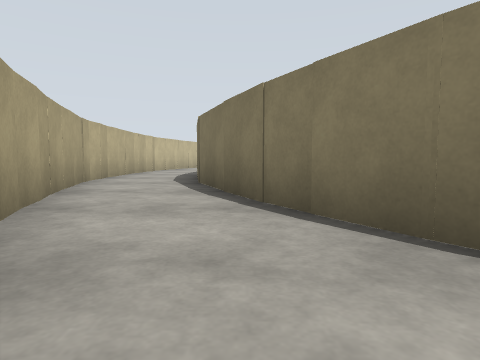
view 1 (above)

19 first-person views from a walk through a world built for the Gazebo simulator. The camera is 0.94 m above the floor, tilts 4° down and sees 75° across. The floor is counted in squares, 2 m on a side. Each view is taken from the middle of a square. On the plan, view 1 faces up. The plan holds only what a view shows up to about 9 squares ahead; the rest is blank. The place goes on beyond the plan.

view 2
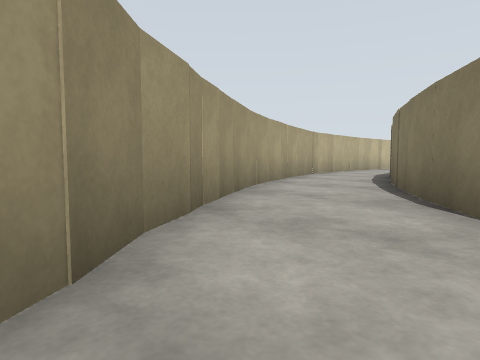

view 3
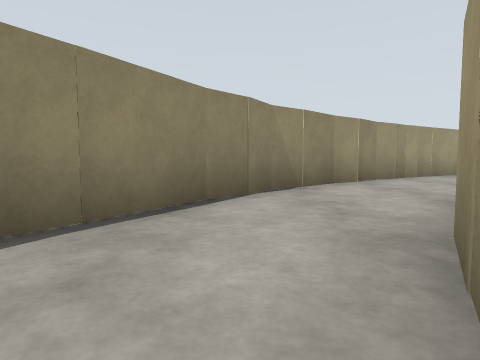

view 4
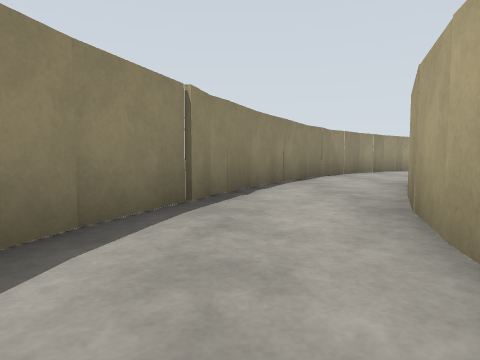

view 5
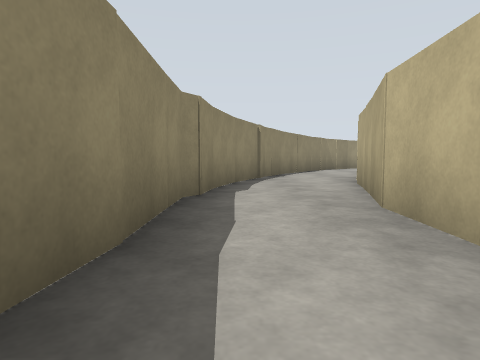

view 6
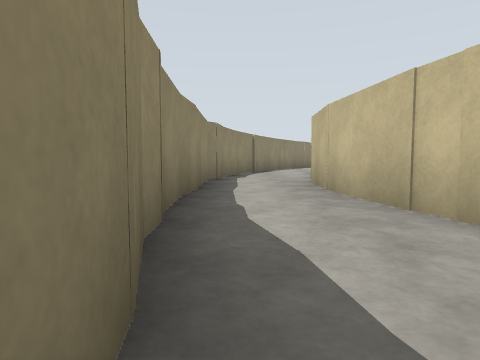

view 7
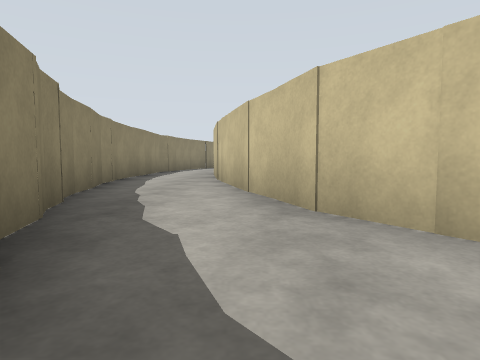

view 8
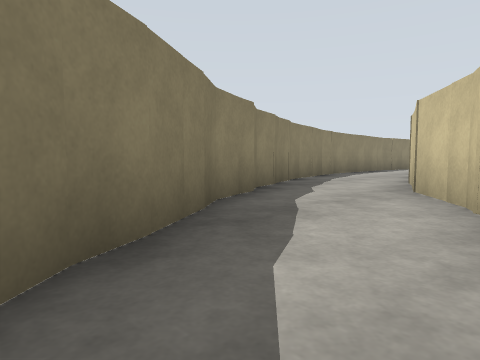

view 9
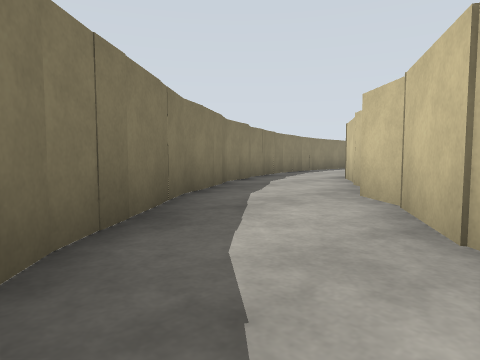

view 10
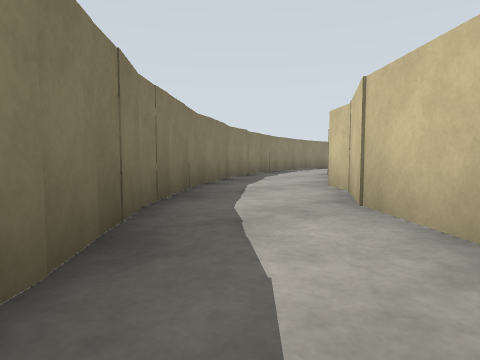

view 11
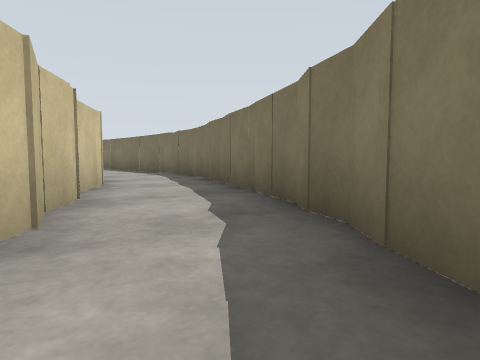

view 12
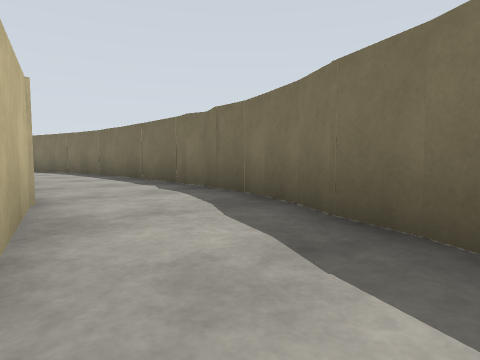

view 13
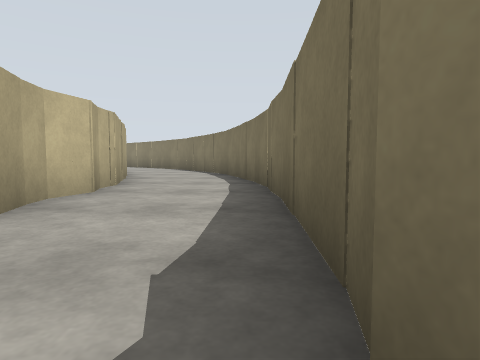

view 14
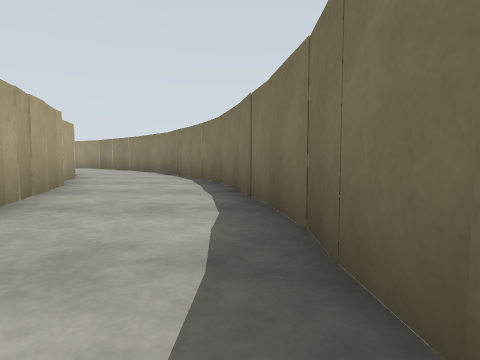

view 15
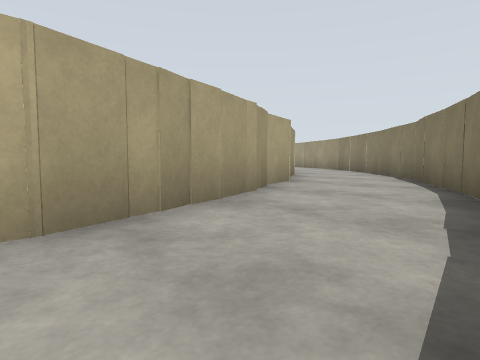

view 16
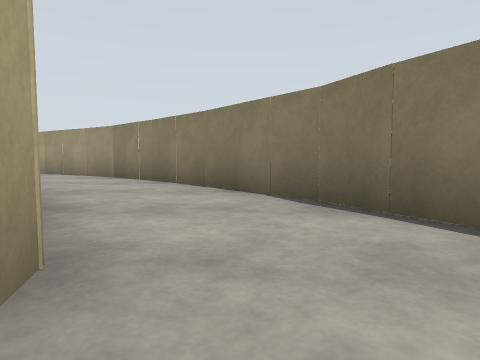

view 17
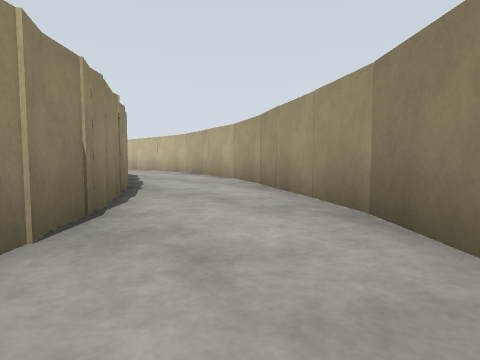

view 18
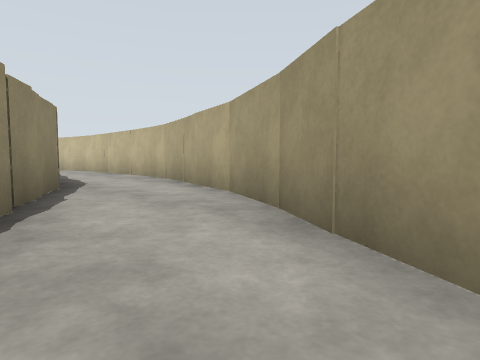

view 19
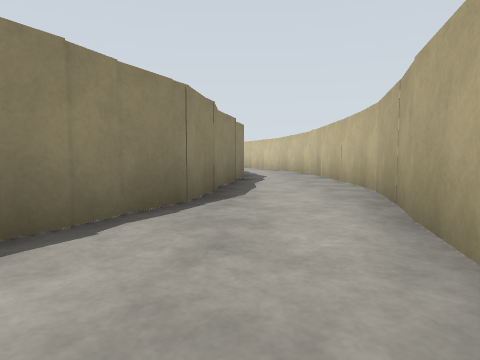

### Floor plan
Points are (right, up) in squares from view 1. A wall is a line through its corners. A room is listed if a view was taken in it or the views show most of it. See-through windows are left out.
Room 1 (views 1, 2, 3)
walls: (3.4, -4.3) (7.1, -6.5); (2.8, -3.8) (3.4, -4.4); (1.9, -2.9) (2.3, -3.5) (3, -3.9); (6.2, -3.4) (5, -2.6); (5.6, -5.8) (9, -7.1); (0.2, -1) (2, -3); (7, -6.4) (7.7, -6.5); (1.6, 0.9) (1.1, 1.7); (9.3, -4.8) (8.3, -4.5) (7, -3.8); (-0.6, 0.2) (1.2, -2.3)
ways out: opening at (9, -6) to room 2; opening at (0, 1)
Room 2 (views 4, 5, 6, 7)
walls: (17, -7.3) (17.9, -7.2); (17.7, -7.1) (18.3, -6.9); (17.7, -4.9) (15.2, -5.5); (18.5, -6.8) (20.2, -6.4); (18.3, -7.1) (19.6, -6.4); (15.3, -5.5) (13.3, -5.7); (15.3, -7.7) (17.2, -7.2); (19.3, -4.3) (17.6, -4.9); (20.3, -6.5) (20.7, -6.2); (13.5, -5.7) (12, -5.6); (20.7, -6.3) (21.3, -6.1); (21.1, -5.9) (21.8, -5.6); (13.2, -7.6) (14.2, -7.7); (20.5, -3.5) (19.2, -4.4); (20.8, -3.4) (20.3, -3.6); (21.7, -5.7) (22.2, -5.3); (12.2, -5.6) (9.1, -4.8); (22.1, -5.2) (23.7, -4.4); (22.5, -5.1) (23.1, -4.7); (10.1, -7.4) (10.9, -7.4) (11.3, -7.7) (16.3, -7.6); (22.8, -2) (22.1, -2.7); (8.9, -7.1) (10.2, -7.4)
ways out: opening at (9, -6) to room 1; opening at (24, -3) to room 3
Room 3 (views 8, 9, 11)
walls: (25.6, -2.8) (27, -1.1); (24, -1.2) (22.7, -2); (26.7, -1.4) (27.2, -0.9); (25.5, 0.5) (24, -1.3); (23.6, -4.5) (25.7, -2.7)
ways out: opening at (24, -3) to room 2; opening at (26, 0) to room 4
Room 4 (views 10, 12, 13, 14, 15, 16, 17, 18, 19)
walls: (26.6, 15) (26.9, 14.5); (27, 14.4) (27.9, 11.4); (26.1, 16.5) (26.4, 15.2); (29.2, 16) (28.3, 17.6); (29.5, 14.9) (29, 16.1); (28.3, 17.5) (27.8, 18.6); (27.9, 18.4) (26.4, 20.3); (27.8, 11.5) (27.8, 10.7); (24.8, 18.5) (25.4, 17.4); (27.8, 10.8) (28, 10.3) (27.8, 9.6) (27.8, 9.1); (30.3, 12.1) (29.6, 15); (26.5, 20.2) (23.9, 22.7); (27.8, 9.2) (28, 8.6); (30.5, 9.6) (30.3, 12.2); (22, 21) (23.1, 20.3); (22, 21.3) (22.8, 20.5); (24, 22.6) (19.8, 25.1); (30.4, 7) (30.5, 9.7); (21.1, 21.5) (21.8, 21.1); (27.7, 5.7) (27.2, 3.8); (20.3, 22.2) (20.7, 21.9); (30.3, 4.9) (30.3, 5.7); (27.1, 3.2) (26.4, 2.4) (26.2, 1.8) (25.7, 1.1) (25.5, 0.5); (18.4, 23.1) (19, 22.8); (29.4, 3.2) (29.8, 3.8); (19.8, 25) (16.6, 25.9); (17.8, 23.5) (20, 22.2); (28.6, 1.3) (30.4, 6) (30.3, 6.5) (30.4, 7.1); (14.9, 23.9) (15.8, 23.6) (16.8, 23.6) (17.7, 23.4); (16.6, 26) (14.4, 26.1); (27.1, -1) (29.1, 2.6); (27, -1.1) (27.8, -0.1)
ways out: opening at (26, 0) to room 3; opening at (14, 25)
Room 5 (no view inside)
walls: (-2.8, 5.3) (-2, 2.8); (0.3, 3.3) (-0.9, 5.9); (-2, 2.9) (-1.7, 2.1)
ways out: opening at (-2, 6); opening at (-1, 3)

Where each view was taken, in squares from view 1:
view 1: 0 up, 0 right, facing up
view 2: 2 down, 2 right, facing up-left
view 3: 4 down, 7 right, facing left
view 4: 6 down, 11 right, facing left
view 5: 7 down, 15 right, facing left
view 6: 7 down, 18 right, facing left
view 7: 5 down, 22 right, facing left
view 8: 3 down, 24 right, facing down-left
view 9: 1 down, 26 right, facing down-left
view 10: 0 up, 27 right, facing down-left
view 11: 2 down, 25 right, facing up-right
view 12: 2 up, 27 right, facing up-right
view 13: 6 up, 30 right, facing up
view 14: 9 up, 30 right, facing up
view 15: 11 up, 30 right, facing up-left
view 16: 15 up, 27 right, facing up
view 17: 20 up, 25 right, facing up-left
view 18: 22 up, 23 right, facing up-left
view 19: 24 up, 21 right, facing left
